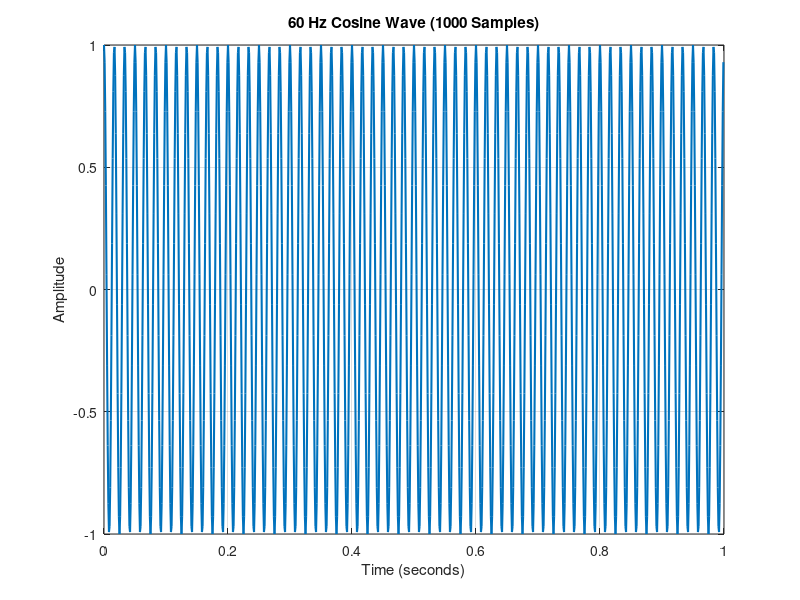

This chart was generated by the following MATLAB code:
f = 60;        
d = 1000;       
N = 1000;       
for n = 1:N
    t(n) = (n-1)/d;              
    x(n) = cos(2*pi*f*t(n));      
end
figure;
plot(t, x, 'LineWidth', 1.5);
xlabel('Time (seconds)');
ylabel('Amplitude');
title('60 Hz Cosine Wave (1000 Samples)');
grid on;
